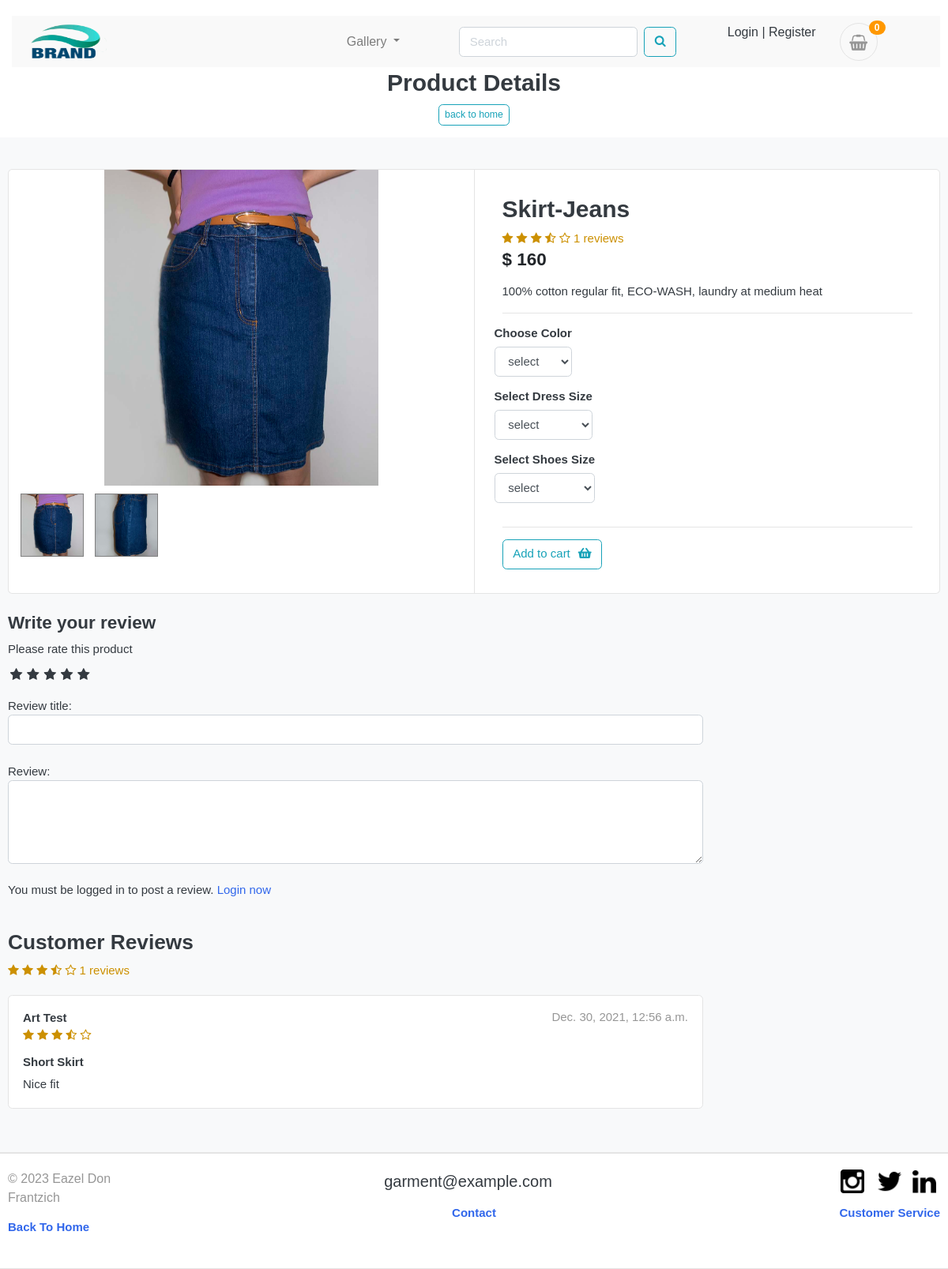
Page /store/category/jeans/skirt-jeans/ on the committed database.
### store/models.py (models this page shows, shortened)
class Product(models.Model):
    product_name = models.CharField(max_length=200, unique=True)
    slug = models.SlugField(max_length=200, unique=True)
    description = models.TextField(max_length=500, blank=True)
    price = models.IntegerField()
    images = models.ImageField(upload_to='photos/products')
    stock = models.IntegerField()
    is_available = models.BooleanField(default=True)
    category = models.ForeignKey(Category, on_delete=models.CASCADE)
    created_date = models.DateTimeField(auto_now_add=True)
    modified_date = models.DateTimeField(auto_now=True)
    def averageReview(self):
        reviews = ReviewRating.objects.filter(
            product=self, status=True).aggregate(average=Avg('rating'))
        avg = 0
        if reviews['average'] is not None:
            avg = float(reviews['average'])
        return avg
    def countReview(self):
        reviews = ReviewRating.objects.filter(
            product=self, status=True).aggregate(count=Count('id'))
        count = 0
        if reviews['count'] is not None:
            count = int(reviews['count'])
        return count

class ProductGallery(models.Model):
    product = models.ForeignKey(
        Product, default=None, on_delete=models.CASCADE)
    image = models.ImageField(upload_to='store/products', max_length=255)
    class Meta:
        verbose_name = 'productgallery'
        verbose_name_plural = 'product gallery'

class ReviewRating(models.Model):
    product = models.ForeignKey(Product, on_delete=models.CASCADE)
    user = models.ForeignKey(Account, on_delete=models.CASCADE)
    subject = models.CharField(max_length=100, blank=True)
    review = models.TextField(max_length=500, blank=True)
    rating = models.FloatField()
    ip = models.CharField(max_length=20, blank=True)
    status = models.BooleanField(default=True)
    created_at = models.DateTimeField(auto_now_add=True)
    updated_at = models.DateTimeField(auto_now=True)

### accounts/models.py (models this page shows, shortened)
class Account(AbstractBaseUser):
   first_name       = models.CharField(max_length=50)
   last_name        = models.CharField(max_length=50)
   username         = models.CharField(max_length=50, unique=True)
   email            = models.CharField(max_length=50, unique=True)
   phone_number     = models.CharField(max_length=50)
   date_joined      = models.DateTimeField(auto_now_add=True)
   last_login       = models.DateTimeField(auto_now_add=True)
   is_admin         = models.BooleanField(default=False)
   is_staff         = models.BooleanField(default=False)
   is_active        = models.BooleanField(default=False)
   is_superadmin         = models.BooleanField(default=False)
   USERNAME_FIELD ='email'
   REQUIRED_FIELDS = ['username', 'first_name', 'last_name']
   objects = MyAccountManager()
   def full_name(self):
      return f'{self.first_name} {self.last_name}'

### store/views.py (the view)
# urls.py: path('category/<slug:category_slug>/<slug:product_slug>/', views.product_detail, name='product_detail'),
def product_detail(request, category_slug, product_slug):
    try:
        single_product = Product.objects.get(
            category__slug=category_slug, slug=product_slug)
        in_cart = CartItem.objects.filter(cart__cart_id=_cart_id(
            request), product=single_product).exists()
    except Exception as e:
        raise e
    if request.user.is_authenticated:
        try:
            orderproduct = OrderProduct.objects.filter(
                user=request.user, product_id=single_product.id).exists()
        except OrderProduct.DoesNotExist:
            orderproduct = None
    else:
        orderproduct = None
    reviews = ReviewRating.objects.filter(
        product_id=single_product.id, status=True)
    product_gallery = ProductGallery.objects.filter(
        product_id=single_product.id)
    context = {
        'single_product': single_product,
        'in_cart': in_cart,
        'orderproduct': orderproduct,
        'reviews': reviews,
        'product_gallery': product_gallery,
    }
    return render(request, 'store/product_detail.html', context)

### templates/store/product_detail.html (shortened to what this page needs)
{% extends 'base.html'%}
{% load static %}
{% block content %}
<h2 class="text-center">Product Details</h2>
<center><a href="{% url 'home' %}" class="btn btn-sm btn-outline-info mb-3">back to home</a></center>
<section class="section-content padding-y bg">
<div class="container">
<div class="card">
	<div class="row no-gutters">
		<aside class="col-md-6">
<article class="gallery-wrp">
	<div class="img-big-wrp mainImage">
	   <center><img src="{{ single_product.images.url }}"></center>
	</div>
</article>
  <ul class="thumb">
	<li>
		<a href="{{single_product.images.url}}" target="mainImage"><img src="{{single_product.images.url}}" alt="Product Images" ></a>
		{% for i in product_gallery %}
		<a href="{{i.image.url}}" target="mainImage"><img src="{{i.image.url}}" alt="Product Image"></a>
		{% endfor %}
	</li>
</ul>
</aside>
		<main class="col-md-6 border-left">
			<form action="{% url 'add_cart' single_product.id %}" method="POST">
<article class="content-body">
<h2 class="title">{{ single_product.product_name }}</h2>
	<div class="rating-star">
		<span>
			<i class="fa fa-star{% if single_product.averageReview < 0.5 %}-o{% elif single_product.averageReview >= 0.5 and single_product.averageReview < 1 %}-half-o {% endif %}" aria-hidden="true"></i>
			<i class="fa fa-star{% if single_product.averageReview < 1.5 %}-o{% elif single_product.averageReview >= 1.5 and single_product.averageReview < 2 %}-half-o {% endif %}" aria-hidden="true"></i>
			<i class="fa fa-star{% if single_product.averageReview < 2.5 %}-o{% elif single_product.averageReview >= 2.5 and single_product.averageReview < 3 %}-half-o {% endif %}" aria-hidden="true"></i>
			<i class="fa fa-star{% if single_product.averageReview < 3.5 %}-o{% elif single_product.averageReview >= 3.5 and single_product.averageReview < 4 %}-half-o {% endif %}" aria-hidden="true"></i>
			<i class="fa fa-star{% if single_product.averageReview < 4.5 %}-o{% elif single_product.averageReview >= 4.5 and single_product.averageReview < 5 %}-half-o {% endif %}" aria-hidden="true"></i>
	<span>{{single_product.countReview}} reviews</span>
</span>
</div>
<div class="mb-3">
	<var class="price h4">$ {{single_product.price}}</var>
</div>
<p>{{ single_product.description }}</p>
<hr>
	<div class="row">
		<div class="item-option-select">
			<h6>Choose Color</h6>
			<select name="color" id="" class="form-control">
			  <option value="" disable selected>select</option>
			</select>
		</div>
	</div>
	<div class="row">
		<div class="item-option-select">
			<h6>Select Dress Size</h6>
			<select name="size" id="" class="form-control">
			<option value="" disable selected>select</option>
			</select>
		</div>
	</div>
	<div class="row">
		<div class="item-option-select">
			<h6>Select Shoes Size</h6>
			<select name="shoes size" id="" class="form-control">
			<option value="" disable selected>select</option>
			</select>
		</div>
	</div>
	<hr>
	{% if single_product.stock <= 0 %}
     <h5 class="text-warning">Out of Stock</h5>
	  {% else %}
	   <button type="submit" class="btn btn-outline-info"><span class="text">Add to cart</span><i class="fas fa-shopping-basket"></i></button>
   {% endif %}
 </article>
</form>
		</main>
	</div>
</div>
<br>
<div class="row">
			<div class="col-md-9">
	<form action="{% url 'submit_review' single_product.id %}" method="POST">
		<h4>Write your review</h4>
		<div>
		  <label> Please rate this product </label>
		 <br>
		 <div class="rate">
		 <input type="radio" name="rating" id="rating10" value="5" required /><label for="rating10" title="5"></label>
		 <input type="radio" name="rating" id="rating8" value="4" required /><label for="rating8" title="4"></label>
         <input type="radio" name="rating" id="rating6" value="3" required /><label for="rating6" title="3"></label>
		 <input type="radio" name="rating" id="rating4" value="2" required /><label for="rating4" title="2"></label>
		 <input type="radio" name="rating" id="rating2" value="1" required /><label for="rating2" title="1"></label>
		 </div>
		<br>
		  Review title:
		  <input type="text" class="form-control" name="subject">
		  <br>
		  Review:
		  <textarea name="review" rows="4" class="form-control"> </textarea>
		  <br>
		  {% if user.is_authenticated %}
		     {% if orderproduct %}
		       <input type="submit" value="Submit Review" class="btn btn-info">
			  {% else %}
				  <p>You must purchase this product to post a review.</p>
			  {% endif %}
         {% else %}
			<p>You must be logged in to post a review. <span><a href="{% url 'login' %}">Login now</a></span></p>
			{% endif %}
		</div>
	</form>
  <br>
  <header class="section-heading">
		<h3>Customer Reviews </h3>
			<div class="rating-star">
				<span>
					<i class="fa fa-star{% if single_product.averageReview < 0.5 %}-o{% elif single_product.averageReview >= 0.5 and single_product.averageReview < 1 %}-half-o {% endif %}" aria-hidden="true"></i>
					<i class="fa fa-star{% if single_product.averageReview < 1.5 %}-o{% elif single_product.averageReview >= 1.5 and single_product.averageReview < 2 %}-half-o {% endif %}" aria-hidden="true"></i>
					<i class="fa fa-star{% if single_product.averageReview < 2.5 %}-o{% elif single_product.averageReview >= 2.5 and single_product.averageReview < 3 %}-half-o {% endif %}" aria-hidden="true"></i>
					<i class="fa fa-star{% if single_product.averageReview < 3.5 %}-o{% elif single_product.averageReview >= 3.5 and single_product.averageReview < 4 %}-half-o {% endif %}" aria-hidden="true"></i>
					<i class="fa fa-star{% if single_product.averageReview < 4.5 %}-o{% elif single_product.averageReview >= 4.5 and single_product.averageReview < 5 %}-half-o {% endif %}" aria-hidden="true"></i>
			<span>{{single_product.countReview}} reviews</span>
		</span>
	</div>
	</header>
 {% for review in reviews %}
	<article class="box mb-3">
		<div class="icontext w-100">
			<div class="text">
				<span class="date text-muted float-md-right">{{review.updated_at}}</span>
				<h6 class="mb-1">{{review.user.full_name}}</h6>
				<div class="rating-star">
				 <span>
				   <i class="fa fa-star{% if review.rating == 0.5 %}-half-o{% elif review.rating < 1 %}-o {% endif %}" aria-hidden="true"></i>
					<i class="fa fa-star{% if review.rating == 1.5 %}-half-o{% elif review.rating < 2 %}-o {% endif %}" aria-hidden="true"></i>
				   <i class="fa fa-star{% if review.rating == 2.5 %}-half-o{% elif review.rating < 3 %}-o {% endif %}" aria-hidden="true"></i>
				   <i class="fa fa-star{% if review.rating == 3.5 %}-half-o{% elif review.rating < 4 %}-o {% endif %}" aria-hidden="true"></i>
					<i class="fa fa-star{% if review.rating == 4.5 %}-half-o{% elif review.rating < 5 %}-o {% endif %}" aria-hidden="true"></i>
				 </span>
				</div>
			</div>
		</div>
		<div class="mt-3">
		   <h6>{{review.subject}}</h6>
			<p>
			  {{review.review}}
			</p>
		</div>
	</article>
 {% endfor %}
	</div>
</div>
</div>
</section>
 {% endblock %}

### templates/base.html (shortened to what this page needs)
{% load static %}
<!DOCTYPE HTML>
<html lang="en">
<head>
<link href="{% static 'css/bootstrap.css' %}" rel="stylesheet" type="text/css"/>
<link href="{% static 'fonts/fontawesome/css/all.min.css' %}" type="text/css" rel="stylesheet">
<link href="{% static 'css/ui.css' %}" rel="stylesheet" type="text/css"/>
<link href="{% static 'css/responsive.css' %}" rel="stylesheet" media="only screen and (max-width: 1200px)" />
<link rel="stylesheet" href="https://cdnjs.cloudflare.com/ajax/libs/font-awesome/4.7.0/css/font-awesome.min.css">
<link href="{% static 'css/custom.css' %}" rel="stylesheet" type="text/css"/>
</head>
<body>
{% include 'includes/navbar-part2.html'%}
{% block content %}{% endblock %}
{% include 'includes/footer.html'%}

### templates/includes/navbar-part2.html (shortened to what this page needs)
{% load static %}
<section class="header-main border-bottom">
	<div class="container">
 <nav class="navbar navbar-expand-lg navbar-light bg-light">
  <a  href="{% url 'home' %}"><img class="logo-center" src="{% static 'images/brand-11.png' %}"></a>
  <div class="collapse navbar-collapse" id="navbarSupportedContent">
      <ul class="navbar-nav mr-auto">
        <li class="nav-item dropdown">
        <a class="nav-link dropdown-toggle" href="#" id="navbarDropdown" role="button" data-toggle="dropdown" aria-haspopup="true" aria-expanded="false">
          Gallery
        </a>
      </li>
      </ul>
       <ul class="navbar-nav mr-auto">
        <li class="nav-item">
            <form action="{% url 'search' %}" class="form-inline my-2 my-lg-0 search" method='GET'>
        <input type="text" class="form-control  mr-sm-2"  placeholder="Search" name="keyword" required>
        <button class="btn btn-outline-info my-2 my-sm-0" type="submit"><i class="fa fa-search"></i></button>
    </form>
        </li>
      </ul>
 <ul class="navbar-nav mr-auto">
     <li  class="nav-item">
				<div class="d-flex justify-content-end mb-3 mb-lg-0">
				{% if user.id is None %}
					<div class="widget-header">
						<div>
							<a href="{% url 'login' %}">Login</a> <span class="dark-transp"> | </span>
							<a href="{% url 'register' %}"> Register</a>
						</div>
						{% endif %}
					</div>
					<a href="{% url 'cart' %}" class="widget-header pl-3 ml-3">
					   <div class="icon icon-sm rounded-circle border"><i class="fa fa-shopping-basket"></i></div>
						<span class="badge badge-info notify">{{cart_count}}</span>
					</a>
				</div>
			</div>
  </div>

### templates/includes/footer.html (shortened to what this page needs)
{% load static %}
<footer class="section-footer border-top">
	<div class="container">
		<section class="footer-bottom border-top row">
			<div class="col-md-2">
				<p class="text-muted footer-by"> &copy 2023 Eazel Don Frantzich </p>
				<h6><a href="{% url 'home' %}">Back To Home</a></h6>
			</div>
			<div class="col-md-8 text-md-center footer-email">
				<span  class="px-2 mr-3">garment@example.com</span>
				<p><h6><a href="#">Contact</a></h6></p>
			</div>
			<div class="col-md-2 text-md-right text-muted">
				<img class="ml-2" src="{% static 'images/icon-media/instagram.png' %}" style="width:30px; height:30px;" alt="instagram">
				<img class="ml-2" src="{% static 'images/icon-media/twitter.png' %}" style="width:30px; height:30px;" alt="twitter">
				<img class="ml-" src="{% static 'images/icon-media/linkedin.png' %}" style="width:30px; height:30px;" alt="linkedin">
				<p><h6><a class="mt-5" href="#">Customer Service</a></h6></p>
			</div>
		</section>
	</div>
</footer>
</body>
</html>

### rows in the picture
Product: images (picture), product_name "Skirt-Jeans", countReview "1", price "160", description "100% cotton regular fit, ECO-WASH, laundry at medium heat"
ProductGallery: image (picture)
ReviewRating: updated_at "Dec. 30, 2021, 12:56 a.m.", user.full_name "Art Test", rating 3.5 (drawn), subject "Short Skirt", review "Nice fit"

### other values in the picture
{{ cart_count }} "0"
